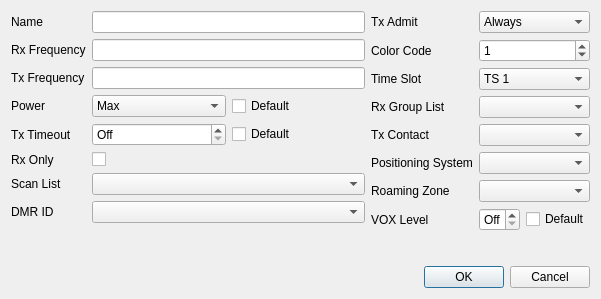
<?xml version="1.0" encoding="UTF-8"?>
<ui version="4.0">
 <class>DigitalChannelDialog</class>
 <widget class="QDialog" name="DigitalChannelDialog">
  <property name="geometry">
   <rect>
    <x>0</x>
    <y>0</y>
    <width>601</width>
    <height>299</height>
   </rect>
  </property>
  <property name="windowTitle">
   <string>Edit Digital Channel</string>
  </property>
  <layout class="QVBoxLayout" name="verticalLayout">
   <item>
    <layout class="QHBoxLayout" name="horizontalLayout">
     <item>
      <layout class="QFormLayout" name="formLayout">
       <item row="0" column="0">
        <widget class="QLabel" name="nameLabel">
         <property name="text">
          <string>Name</string>
         </property>
        </widget>
       </item>
       <item row="0" column="1">
        <widget class="QLineEdit" name="channelName">
         <property name="minimumSize">
          <size>
           <width>200</width>
           <height>0</height>
          </size>
         </property>
        </widget>
       </item>
       <item row="1" column="0">
        <widget class="QLabel" name="rxFrequencyLabel">
         <property name="text">
          <string>Rx Frequency</string>
         </property>
        </widget>
       </item>
       <item row="1" column="1">
        <widget class="QLineEdit" name="rxFrequency"/>
       </item>
       <item row="2" column="0">
        <widget class="QLabel" name="txFrequencyLabel">
         <property name="text">
          <string>Tx Frequency</string>
         </property>
        </widget>
       </item>
       <item row="2" column="1">
        <widget class="QLineEdit" name="txFrequency"/>
       </item>
       <item row="3" column="0">
        <widget class="QLabel" name="powerLabel">
         <property name="text">
          <string>Power</string>
         </property>
        </widget>
       </item>
       <item row="4" column="0">
        <widget class="QLabel" name="txTimeoutLabel">
         <property name="text">
          <string>Tx Timeout</string>
         </property>
        </widget>
       </item>
       <item row="5" column="0">
        <widget class="QLabel" name="rxOnlyLabel">
         <property name="text">
          <string>Rx Only</string>
         </property>
        </widget>
       </item>
       <item row="5" column="1">
        <widget class="QCheckBox" name="rxOnly"/>
       </item>
       <item row="6" column="0">
        <widget class="QLabel" name="scanListLabel">
         <property name="text">
          <string>Scan List</string>
         </property>
        </widget>
       </item>
       <item row="6" column="1">
        <widget class="QComboBox" name="scanList"/>
       </item>
       <item row="7" column="0">
        <widget class="QLabel" name="dmrIDLabel">
         <property name="text">
          <string>DMR ID</string>
         </property>
        </widget>
       </item>
       <item row="7" column="1">
        <widget class="QComboBox" name="dmrID"/>
       </item>
       <item row="3" column="1">
        <layout class="QHBoxLayout" name="horizontalLayout_2">
         <item>
          <widget class="QComboBox" name="powerValue">
           <item>
            <property name="text">
             <string>Max</string>
            </property>
           </item>
           <item>
            <property name="text">
             <string>High</string>
            </property>
           </item>
           <item>
            <property name="text">
             <string>Mid</string>
            </property>
           </item>
           <item>
            <property name="text">
             <string>Low</string>
            </property>
           </item>
           <item>
            <property name="text">
             <string>Min</string>
            </property>
           </item>
          </widget>
         </item>
         <item>
          <widget class="QCheckBox" name="powerDefault">
           <property name="text">
            <string>Default</string>
           </property>
          </widget>
         </item>
        </layout>
       </item>
       <item row="4" column="1">
        <layout class="QHBoxLayout" name="horizontalLayout_3">
         <item>
          <widget class="QSpinBox" name="totValue">
           <property name="toolTip">
            <string>Specifies the transmit timeout in seconds. A value of 0 means that the transmit timeout is disabled.</string>
           </property>
           <property name="specialValueText">
            <string>Off</string>
           </property>
           <property name="suffix">
            <string> s</string>
           </property>
           <property name="maximum">
            <number>9999</number>
           </property>
          </widget>
         </item>
         <item>
          <widget class="QCheckBox" name="totDefault">
           <property name="text">
            <string>Default</string>
           </property>
          </widget>
         </item>
        </layout>
       </item>
      </layout>
     </item>
     <item>
      <layout class="QFormLayout" name="formLayout_2">
       <item row="0" column="0">
        <widget class="QLabel" name="txAdmitLabel">
         <property name="text">
          <string>Tx Admit</string>
         </property>
        </widget>
       </item>
       <item row="0" column="1">
        <widget class="QComboBox" name="txAdmit">
         <item>
          <property name="text">
           <string>Always</string>
          </property>
         </item>
         <item>
          <property name="text">
           <string>Channel Free</string>
          </property>
         </item>
         <item>
          <property name="text">
           <string>Color Code</string>
          </property>
         </item>
        </widget>
       </item>
       <item row="1" column="0">
        <widget class="QLabel" name="colorCodeLabel">
         <property name="text">
          <string>Color Code</string>
         </property>
        </widget>
       </item>
       <item row="1" column="1">
        <widget class="QSpinBox" name="colorCode">
         <property name="maximum">
          <number>15</number>
         </property>
         <property name="value">
          <number>1</number>
         </property>
        </widget>
       </item>
       <item row="2" column="0">
        <widget class="QLabel" name="timeSlotLabel">
         <property name="text">
          <string>Time Slot</string>
         </property>
        </widget>
       </item>
       <item row="2" column="1">
        <widget class="QComboBox" name="timeSlot">
         <item>
          <property name="text">
           <string>TS 1</string>
          </property>
         </item>
         <item>
          <property name="text">
           <string>TS 2</string>
          </property>
         </item>
        </widget>
       </item>
       <item row="3" column="0">
        <widget class="QLabel" name="rxGroupListLabel">
         <property name="text">
          <string>Rx Group List</string>
         </property>
        </widget>
       </item>
       <item row="3" column="1">
        <widget class="QComboBox" name="rxGroupList"/>
       </item>
       <item row="4" column="0">
        <widget class="QLabel" name="txContactLabel">
         <property name="text">
          <string>Tx Contact</string>
         </property>
        </widget>
       </item>
       <item row="4" column="1">
        <widget class="QComboBox" name="txContact"/>
       </item>
       <item row="5" column="0">
        <widget class="QLabel" name="posSysLabel">
         <property name="text">
          <string>Positioning System</string>
         </property>
        </widget>
       </item>
       <item row="5" column="1">
        <widget class="QComboBox" name="gpsSystem"/>
       </item>
       <item row="6" column="0">
        <widget class="QLabel" name="roamLabel">
         <property name="text">
          <string>Roaming Zone</string>
         </property>
        </widget>
       </item>
       <item row="6" column="1">
        <widget class="QComboBox" name="roaming"/>
       </item>
       <item row="7" column="0">
        <widget class="QLabel" name="voxLevelLabel">
         <property name="text">
          <string>VOX Level</string>
         </property>
        </widget>
       </item>
       <item row="7" column="1">
        <layout class="QHBoxLayout" name="horizontalLayout_4">
         <item>
          <widget class="QSpinBox" name="voxValue">
           <property name="specialValueText">
            <string>Off</string>
           </property>
          </widget>
         </item>
         <item>
          <widget class="QCheckBox" name="voxDefault">
           <property name="text">
            <string>Default</string>
           </property>
          </widget>
         </item>
        </layout>
       </item>
      </layout>
     </item>
    </layout>
   </item>
   <item>
    <widget class="QDialogButtonBox" name="buttonBox">
     <property name="orientation">
      <enum>Qt::Horizontal</enum>
     </property>
     <property name="standardButtons">
      <set>QDialogButtonBox::Cancel|QDialogButtonBox::Ok</set>
     </property>
    </widget>
   </item>
  </layout>
 </widget>
 <resources/>
 <connections>
  <connection>
   <sender>buttonBox</sender>
   <signal>accepted()</signal>
   <receiver>DigitalChannelDialog</receiver>
   <slot>accept()</slot>
   <hints>
    <hint type="sourcelabel">
     <x>248</x>
     <y>254</y>
    </hint>
    <hint type="destinationlabel">
     <x>157</x>
     <y>274</y>
    </hint>
   </hints>
  </connection>
  <connection>
   <sender>buttonBox</sender>
   <signal>rejected()</signal>
   <receiver>DigitalChannelDialog</receiver>
   <slot>reject()</slot>
   <hints>
    <hint type="sourcelabel">
     <x>316</x>
     <y>260</y>
    </hint>
    <hint type="destinationlabel">
     <x>286</x>
     <y>274</y>
    </hint>
   </hints>
  </connection>
 </connections>
</ui>
